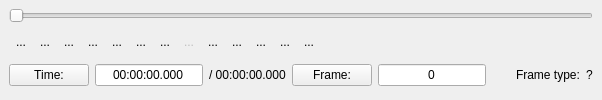
  <widget class="QDockWidget" name="navigationWidget">
   <property name="sizePolicy">
    <sizepolicy hsizetype="Expanding" vsizetype="Preferred">
     <horstretch>0</horstretch>
     <verstretch>0</verstretch>
    </sizepolicy>
   </property>
   <property name="features">
    <set>QDockWidget::NoDockWidgetFeatures</set>
   </property>
   <property name="allowedAreas">
    <set>Qt::BottomDockWidgetArea</set>
   </property>
   <property name="windowTitle">
    <string>&amp;Navigation</string>
   </property>
   <attribute name="dockWidgetArea">
    <number>8</number>
   </attribute>
   <widget class="QWidget" name="dockWidgetContents_2">
    <property name="sizePolicy">
     <sizepolicy hsizetype="Expanding" vsizetype="Preferred">
      <horstretch>0</horstretch>
      <verstretch>0</verstretch>
     </sizepolicy>
    </property>
    <layout class="QVBoxLayout" name="verticalLayout_8">
     <property name="spacing">
      <number>0</number>
     </property>
     <property name="leftMargin">
      <number>9</number>
     </property>
     <property name="topMargin">
      <number>1</number>
     </property>
     <property name="rightMargin">
      <number>9</number>
     </property>
     <property name="bottomMargin">
      <number>9</number>
     </property>
     <item>
      <widget class="ADM_mwNavSlider" name="horizontalSlider">
       <property name="sizePolicy">
        <sizepolicy hsizetype="Expanding" vsizetype="Fixed">
         <horstretch>0</horstretch>
         <verstretch>0</verstretch>
        </sizepolicy>
       </property>
       <property name="minimumSize">
        <size>
         <width>0</width>
         <height>22</height>
        </size>
       </property>
       <property name="orientation">
        <enum>Qt::Horizontal</enum>
       </property>
      </widget>
     </item>
     <item>
      <layout class="QVBoxLayout" name="verticalLayout">
       <property name="spacing">
        <number>12</number>
       </property>
       <property name="topMargin">
        <number>0</number>
       </property>
       <item>
        <layout class="QHBoxLayout" name="_3">
         <property name="spacing">
          <number>0</number>
         </property>
         <property name="leftMargin">
          <number>0</number>
         </property>
         <property name="topMargin">
          <number>0</number>
         </property>
         <property name="rightMargin">
          <number>0</number>
         </property>
         <property name="bottomMargin">
          <number>0</number>
         </property>
         <item>
          <widget class="QToolButton" name="toolButtonPlay">
           <property name="toolTip">
            <string>Play [SPACE]</string>
           </property>
           <property name="statusTip">
            <string>Play</string>
           </property>
           <property name="whatsThis">
            <string/>
           </property>
           <property name="text">
            <string>...</string>
           </property>
           <property name="icon">
            <iconset resource="avidemux.qrc">
             <normaloff>:/new/prefix1/pics/player_play.png</normaloff>:/new/prefix1/pics/player_play.png</iconset>
           </property>
           <property name="iconSize">
            <size>
             <width>24</width>
             <height>24</height>
            </size>
           </property>
           <property name="autoRaise">
            <bool>true</bool>
           </property>
          </widget>
         </item>
         <item>
          <widget class="QToolButton" name="toolButtonPreviousFrame">
           <property name="toolTip">
            <string>Go to previous frame [LEFT]</string>
           </property>
           <property name="text">
            <string>...</string>
           </property>
           <property name="icon">
            <iconset resource="avidemux.qrc">
             <normaloff>:/new/prefix1/pics/back.png</normaloff>:/new/prefix1/pics/back.png</iconset>
           </property>
           <property name="iconSize">
            <size>
             <width>24</width>
             <height>24</height>
            </size>
           </property>
           <property name="autoRaise">
            <bool>true</bool>
           </property>
          </widget>
         </item>
         <item>
          <widget class="QToolButton" name="toolButtonNextFrame">
           <property name="toolTip">
            <string>Go to next frame [RIGHT]</string>
           </property>
           <property name="text">
            <string>...</string>
           </property>
           <property name="icon">
            <iconset resource="avidemux.qrc">
             <normaloff>:/new/prefix1/pics/forward.png</normaloff>:/new/prefix1/pics/forward.png</iconset>
           </property>
           <property name="iconSize">
            <size>
             <width>24</width>
             <height>24</height>
            </size>
           </property>
           <property name="autoRaise">
            <bool>true</bool>
           </property>
          </widget>
         </item>
         <item>
          <widget class="QToolButton" name="toolButtonPreviousIntraFrame">
           <property name="toolTip">
            <string>Go to previous keyframe [DOWN]</string>
           </property>
           <property name="text">
            <string>...</string>
           </property>
           <property name="icon">
            <iconset resource="avidemux.qrc">
             <normaloff>:/new/prefix1/pics/player_rew.png</normaloff>:/new/prefix1/pics/player_rew.png</iconset>
           </property>
           <property name="iconSize">
            <size>
             <width>24</width>
             <height>24</height>
            </size>
           </property>
           <property name="autoRaise">
            <bool>true</bool>
           </property>
          </widget>
         </item>
         <item>
          <widget class="QToolButton" name="toolButtonNextIntraFrame">
           <property name="toolTip">
            <string>Go to next keyframe [UP]</string>
           </property>
           <property name="text">
            <string>...</string>
           </property>
           <property name="icon">
            <iconset resource="avidemux.qrc">
             <normaloff>:/new/prefix1/pics/player_fwd.png</normaloff>:/new/prefix1/pics/player_fwd.png</iconset>
           </property>
           <property name="iconSize">
            <size>
             <width>24</width>
             <height>24</height>
            </size>
           </property>
           <property name="autoRaise">
            <bool>true</bool>
           </property>
          </widget>
         </item>
         <item>
          <widget class="QToolButton" name="toolButtonSetMarkerA">
           <property name="toolTip">
            <string>Set start marker [CTRL+PAGEUP]</string>
           </property>
           <property name="text">
            <string>...</string>
           </property>
           <property name="icon">
            <iconset resource="avidemux.qrc">
             <normaloff>:/new/prefix1/pics/markA.png</normaloff>:/new/prefix1/pics/markA.png</iconset>
           </property>
           <property name="iconSize">
            <size>
             <width>24</width>
             <height>24</height>
            </size>
           </property>
           <property name="autoRaise">
            <bool>true</bool>
           </property>
          </widget>
         </item>
         <item>
          <widget class="QToolButton" name="toolButtonSetMarkerB">
           <property name="toolTip">
            <string>Set end marker [CTRL+PAGEDOWN]</string>
           </property>
           <property name="text">
            <string>...</string>
           </property>
           <property name="icon">
            <iconset resource="avidemux.qrc">
             <normaloff>:/new/prefix1/pics/markB.png</normaloff>:/new/prefix1/pics/markB.png</iconset>
           </property>
           <property name="iconSize">
            <size>
             <width>24</width>
             <height>24</height>
            </size>
           </property>
           <property name="autoRaise">
            <bool>true</bool>
           </property>
          </widget>
         </item>
         <item>
          <widget class="QToolButton" name="toolButtonPreviousBlackFrame">
           <property name="enabled">
            <bool>false</bool>
           </property>
           <property name="toolTip">
            <string>Search previous black frame</string>
           </property>
           <property name="text">
            <string>...</string>
           </property>
           <property name="icon">
            <iconset resource="avidemux.qrc">
             <normaloff>:/new/prefix1/pics/prev_black.png</normaloff>:/new/prefix1/pics/prev_black.png</iconset>
           </property>
           <property name="iconSize">
            <size>
             <width>24</width>
             <height>24</height>
            </size>
           </property>
           <property name="autoRaise">
            <bool>true</bool>
           </property>
          </widget>
         </item>
         <item>
          <widget class="QToolButton" name="toolButtonNextBlackFrame">
           <property name="toolTip">
            <string>Search next black frame</string>
           </property>
           <property name="text">
            <string>...</string>
           </property>
           <property name="icon">
            <iconset resource="avidemux.qrc">
             <normaloff>:/new/prefix1/pics/next_black.png</normaloff>:/new/prefix1/pics/next_black.png</iconset>
           </property>
           <property name="iconSize">
            <size>
             <width>24</width>
             <height>24</height>
            </size>
           </property>
           <property name="autoRaise">
            <bool>true</bool>
           </property>
          </widget>
         </item>
         <item>
          <widget class="QToolButton" name="toolButtonFirstFrame">
           <property name="toolTip">
            <string>Go to first frame [HOME]</string>
           </property>
           <property name="text">
            <string>...</string>
           </property>
           <property name="icon">
            <iconset resource="avidemux.qrc">
             <normaloff>:/new/prefix1/pics/player_start.png</normaloff>:/new/prefix1/pics/player_start.png</iconset>
           </property>
           <property name="iconSize">
            <size>
             <width>24</width>
             <height>24</height>
            </size>
           </property>
           <property name="autoRaise">
            <bool>true</bool>
           </property>
          </widget>
         </item>
         <item>
          <widget class="QToolButton" name="toolButtonLastFrame">
           <property name="toolTip">
            <string>Go to last frame [END]</string>
           </property>
           <property name="text">
            <string>...</string>
           </property>
           <property name="icon">
            <iconset resource="avidemux.qrc">
             <normaloff>:/new/prefix1/pics/player_end.png</normaloff>:/new/prefix1/pics/player_end.png</iconset>
           </property>
           <property name="iconSize">
            <size>
             <width>24</width>
             <height>24</height>
            </size>
           </property>
           <property name="autoRaise">
            <bool>true</bool>
           </property>
          </widget>
         </item>
         <item>
          <widget class="QToolButton" name="toolButtonBackOneMinute">
           <property name="toolTip">
            <string>Backward one minute [CTRL+DOWN]</string>
           </property>
           <property name="text">
            <string>...</string>
           </property>
           <property name="icon">
            <iconset resource="avidemux.qrc">
             <normaloff>:/new/prefix1/pics/backward1mn.png</normaloff>:/new/prefix1/pics/backward1mn.png</iconset>
           </property>
           <property name="iconSize">
            <size>
             <width>24</width>
             <height>24</height>
            </size>
           </property>
           <property name="autoRaise">
            <bool>true</bool>
           </property>
          </widget>
         </item>
         <item>
          <widget class="QToolButton" name="toolButtonForwardOneMinute">
           <property name="toolTip">
            <string>Forward one minute [CTRL+UP]</string>
           </property>
           <property name="accessibleDescription">
            <string>Forward one minute</string>
           </property>
           <property name="text">
            <string>...</string>
           </property>
           <property name="icon">
            <iconset resource="avidemux.qrc">
             <normaloff>:/new/prefix1/pics/forward1mn.png</normaloff>:/new/prefix1/pics/forward1mn.png</iconset>
           </property>
           <property name="iconSize">
            <size>
             <width>24</width>
             <height>24</height>
            </size>
           </property>
           <property name="autoRaise">
            <bool>true</bool>
           </property>
          </widget>
         </item>
         <item>
          <spacer name="horizontalSpacer_3">
           <property name="orientation">
            <enum>Qt::Horizontal</enum>
           </property>
           <property name="sizeType">
            <enum>QSizePolicy::Expanding</enum>
           </property>
           <property name="sizeHint" stdset="0">
            <size>
             <width>0</width>
             <height>0</height>
            </size>
           </property>
          </spacer>
         </item>
        </layout>
       </item>
       <item>
        <layout class="QHBoxLayout" name="_4">
         <property name="spacing">
          <number>6</number>
         </property>
         <property name="leftMargin">
          <number>0</number>
         </property>
         <property name="topMargin">
          <number>0</number>
         </property>
         <property name="rightMargin">
          <number>0</number>
         </property>
         <property name="bottomMargin">
          <number>0</number>
         </property>
         <item>
          <widget class="QPushButton" name="pushButtonTime">
           <property name="text">
            <string>Time:</string>
           </property>
          </widget>
         </item>
         <item>
          <widget class="QLineEdit" name="currentTime">
           <property name="sizePolicy">
            <sizepolicy hsizetype="Minimum" vsizetype="Maximum">
             <horstretch>0</horstretch>
             <verstretch>0</verstretch>
            </sizepolicy>
           </property>
           <property name="minimumSize">
            <size>
             <width>100</width>
            </size>
           </property>
           <property name="text">
            <string>00:00:00.000</string>
           </property>
           <property name="maxLength">
            <number>12</number>
           </property>
           <property name="alignment">
            <set>Qt::AlignCenter</set>
           </property>
           <property name="readOnly">
            <bool>true</bool>
           </property>
          </widget>
         </item>
         <item>
          <widget class="QLabel" name="totalTime">
           <property name="sizePolicy">
            <sizepolicy hsizetype="Minimum" vsizetype="Maximum">
             <horstretch>0</horstretch>
             <verstretch>0</verstretch>
            </sizepolicy>
           </property>
           <property name="text">
            <string>/ 00:00:00.000</string>
           </property>
          </widget>
         </item>
         <item>
          <widget class="QPushButton" name="pushButtonFrame">
           <property name="text">
            <string>Frame:</string>
           </property>
          </widget>
         </item>
         <item>
          <widget class="QLineEdit" name="currentFrame">
           <property name="sizePolicy">
            <sizepolicy hsizetype="Minimum" vsizetype="Maximum">
             <horstretch>0</horstretch>
             <verstretch>0</verstretch>
            </sizepolicy>
           </property>
           <property name="minimumSize">
            <size>
             <width>100</width>
            </size>
           </property>
           <property name="text">
            <string>0</string>
           </property>
           <property name="maxLength">
            <number>12</number>
           </property>
           <property name="alignment">
            <set>Qt::AlignCenter</set>
           </property>
           <property name="readOnly">
            <bool>true</bool>
           </property>
          </widget>
         </item>
         <item>
          <spacer>
           <property name="orientation">
            <enum>Qt::Horizontal</enum>
           </property>
           <property name="sizeType">
            <enum>QSizePolicy::Fixed</enum>
           </property>
           <property name="sizeHint" stdset="0">
            <size>
             <width>24</width>
             <height>0</height>
            </size>
           </property>
          </spacer>
         </item>
         <item>
          <widget class="QLabel" name="label_10">
           <property name="sizePolicy">
            <sizepolicy hsizetype="Preferred" vsizetype="Fixed">
             <horstretch>0</horstretch>
             <verstretch>0</verstretch>
            </sizepolicy>
           </property>
           <property name="text">
            <string>Frame type:</string>
           </property>
          </widget>
         </item>
         <item>
          <widget class="QLabel" name="label_8">
           <property name="sizePolicy">
            <sizepolicy hsizetype="Minimum" vsizetype="Fixed">
             <horstretch>0</horstretch>
             <verstretch>0</verstretch>
            </sizepolicy>
           </property>
           <property name="text">
            <string>?</string>
           </property>
          </widget>
         </item>
         <item>
          <spacer>
           <property name="orientation">
            <enum>Qt::Horizontal</enum>
           </property>
           <property name="sizeType">
            <enum>QSizePolicy::Expanding</enum>
           </property>
           <property name="sizeHint" stdset="0">
            <size>
             <width>0</width>
             <height>0</height>
            </size>
           </property>
          </spacer>
         </item>
        </layout>
       </item>
      </layout>
     </item>
    </layout>
   </widget>
  </widget>
